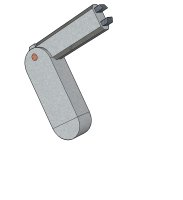
#> input picture ceng443-OOP/the2/images/Arm.jpg, 183 x 200 px
$ python the1_part2.py ../../ceng443-OOP/the2/images/Arm.jpg
#> lines starting #> are read from the running program, lines starting #| are printed output that depends on the picture
#> in main, image is the input picture: shape (200, 183, 3); mean R, G, B 240.2, 240.8, 241.1
## Group members
## Seda Civelek 2237147
## Kağan Erdoğan 2098986
import sys
import matplotlib.image as img
import numpy as np
import matplotlib.pyplot as plt

def convolution(image,filt):
    height = image.shape[0]
#> height = 200
    width = image.shape[1]
#> width = 183
    filth = filt.shape[0]
    filtw = filt.shape[1]
    newimage  = np.zeros((height+filth-1,width+filtw-1,3))
    conimage = np.zeros_like(image)
    index = int((filth-1)/2)
    for h in range(image.shape[0]):
        for w in range(image.shape[1]):
            newimage[h+index,w+index,0] = image[h,w,0]
            newimage[h+index,w+index,1] = image[h,w,1]
            newimage[h+index,w+index,2] = image[h,w,2]
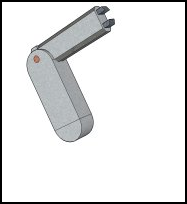
#> newimage: shape (204, 187, 3) float64; mean R, G, B 230.5, 231, 231.3
    for y in range(conimage.shape[0]):
        for x in range(conimage.shape[1]):
            imsize = np.size(newimage[y:y+filth,x:x+filtw,0])
            fsize = np.size(filt)
            if imsize == fsize:
                conimage[y,x,0] = np.sum(filt*newimage[y:y+filth,x:x+filtw,0])
                conimage[y,x,1] = np.sum(filt*newimage[y:y+filth,x:x+filtw,1])
                conimage[y,x,2] = np.sum(filt*newimage[y:y+filth,x:x+filtw,2])
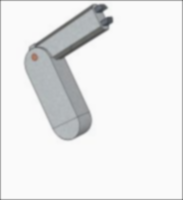
#> conimage: shape (200, 183, 3); mean R, G, B 233.6, 234.1, 234.5
    return conimage

def gaussianSmoothing(k,sigma):
    k = int(k)
    x,y = np.mgrid[-k:k+1,-k:k+1]
    gaussian = (1/((2.0 * np.pi)*sigma**2))*np.exp((-(x**2+y**2)/(2*sigma**2)))
    return gaussian
def sobelFilter(image):
    kh = np.array([[1, 2, 1], [0, 0, 0], [-1, -2, -1]])
    kv = np.array([[1, 2, 1], [0, 0, 0], [-1, -2, -1]])
    gh = convolution(image,kh)
#> after the loop in convolution (call 2), `for h in range(image.shape[0]):`:
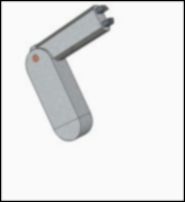
#> newimage: shape (202, 185, 3) float64; mean R, G, B 228.8, 229.3, 229.6
#> after the loop in convolution (call 2), `for y in range(conimage.shape[0]):`:
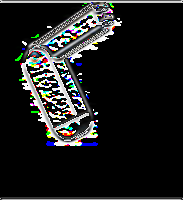
#> conimage: shape (200, 183, 3); mean R, G, B 30.7, 31.3, 31.2
    gv = convolution(image,kv)
    magn = np.hypot(gh,gv)
    magn = magn/magn.max()*255
    theta = np.rad2deg(np.arctan2(gh,gv))
    theta += 180
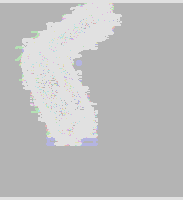
#> theta: shape (200, 183, 3) float16; mean R, G, B 190.9, 191.1, 191.1
    return (magn,theta,gh,gv)

def nonMaxSuppression(image,direction):
    height = image.shape[0]
#> height = 200
    width = image.shape[1]
#> width = 183
    newimage = np.zeros((height,width,3))
    angle= 180
    for y in range(1,height-1):
        for x in range(1,width-1):
            q0 = 255
            q1 = 255
            q2 = 255
            r0 = 255
            r1 = 255
            r2 = 255
            if(0<=direction[y,x,0]<angle/8) or (15*angle/8<=direction[y,x,0]<=2*angle):
                q0=image[y,x-1,0]
                r0=image[y,x+1,0]
            elif (angle/8 <= direction[y,x,0] < 3*angle/8) or (9*angle/8<=direction[y,x,0]<11*angle/8):
                q0 =image[y+1,x-1,0]
                r0 =image[y-1,x+1,0]
            elif (3*angle/8 <= direction[y,x,0] < 5*angle/8) or (11*angle/8<=direction[y,x,0]<13*angle/8):
                q0 = image[y-1,x,0]
                r0 = image[y+1,x,0]
            else:
                q0 = image[y-1,x-1,0]
                r0 = image[y+1,x+1,0]
            if (image[y,x,0]>=q0) and (image[y,x,0]>=r0):
                newimage[y,x,0]=image[y,x,0]
            else:
                newimage[y,x,0]=0

            if(0<=direction[y,x,1]<angle/8) or (15*angle/8<=direction[y,x,1]<=2*angle):
                q1=image[y,x-1,1]
                r1=image[y,x+1,1]
            elif (angle/8 <= direction[y,x,1] < 3*angle/8) or (9*angle/8<=direction[y,x,1]<11*angle/8):
                q1 =image[y+1,x-1,1]
                r1 =image[y-1,x+1,1]
            elif (3*angle/8 <= direction[y,x,1] < 5*angle/8) or (11*angle/8<=direction[y,x,1]<13*angle/8):
                q1 = image[y-1,x,1]
                r1 = image[y+1,x,1]
            else:
                q1 = image[y-1,x-1,1]
                r1 = image[y+1,x+1,1]
            if (image[y,x,0]>=q1) and (image[y,x,0]>=r1):
                newimage[y,x,1]=image[y,x,1]
            else:
                newimage[y,x,1]=0

            if(0<=direction[y,x,2]<angle/8) or (15*angle/8<=direction[y,x,2]<=2*angle):
                q2=image[y,x-1,2]
                r2=image[y,x+1,2]
            elif (angle/8 <= direction[y,x,2] < 3*angle/8) or (9*angle/8<=direction[y,x,2]<11*angle/8):
                q2 =image[y+1,x-1,2]
                r2 =image[y-1,x+1,2]
            elif (3*angle/8 <= direction[y,x,2] < 5*angle/8) or (11*angle/8<=direction[y,x,2]<13*angle/8):
                q2 = image[y-1,x,2]
                r2 = image[y+1,x,2]
            else:
                q2 = image[y-1,x-1,2]
                r2 = image[y+1,x+1,2]
            if (image[y,x,2]>=q2) and (image[y,x,2]>=r2):
                newimage[y,x,2]=image[y,x,2]
            else:
                newimage[y,x,2]=0
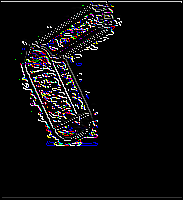
#> newimage: shape (200, 183, 3) float64; mean R, G, B 14, 12.8, 14.3

    return newimage
def doubleThreshold(image,low,high,weak):
#> called with low = 5, high = 20, weak = 25
    newimg = np.zeros((image.shape[0],image.shape[1],3))
    strong = 255
    newimg = np.where(image >= high, strong , newimg)
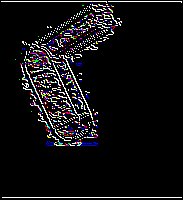
#> newimg: shape (200, 183, 3) float64; mean R, G, B 16.9, 15.7, 17.2
    newimg = np.where((image<=high)&(image>=low),weak,newimg)
    return newimg
def hysteresis(img):
    height = img.shape[0]
#> height = 200
    width = img.shape[1]
#> width = 183
    for y in range(1,height-1):
        for x in range(1,width-1):
            if(img[y,x,0]==25):
                if(img[y+1,x-1,0]==255)or (img[y+1,x,0]==255) or (img[y+1,x+1,0]==255)or (img[y,x-1,0]==255) or (img[y,x+1,0]==255) or (img[y-1,x-1,0]==255) or (img[y-1,x,0]==255) or (img[y-1,x+1,0]==255):
                    img[y,x,0] = 255
                else:
                    img[y,x,0] = 0
            if(img[y,x,1]==25):
                if(img[y+1,x-1,1]==255)or (img[y+1,x,1]==255) or (img[y+1,x+1,1]==255)or (img[y,x-1,1]==255) or (img[y,x+1,1]==255) or (img[y-1,x-1,1]==255) or (img[y-1,x,1]==255) or (img[y-1,x+1,1]==255):
                    img[y,x,1] = 255
                else:
                    img[y,x,1] = 0
            if(img[y,x,0]==25):
                if(img[y+1,x-1,2]==255)or (img[y+1,x,2]==255) or (img[y+1,x+1,2]==255)or (img[y,x-1,2]==255) or (img[y,x+1,2]==255) or (img[y-1,x-1,2]==255) or (img[y-1,x,2]==255) or (img[y-1,x+1,2]==255):
                    img[y,x,2] = 255
                else:
                    img[y,x,2] = 0
    return img


def CannyEdge(image):
    g = gaussianSmoothing(2,1) #size = 2k+1 first parameter is k, second is sigma
    newimage =convolution(image,g)
    sobelmag, sobeltheta, gh,gv= sobelFilter(newimage)
    nonmax = nonMaxSuppression(sobelmag,sobeltheta)
    tresh = doubleThreshold(nonmax,5,20,25)
    last = hysteresis(tresh)
    last= last.astype(np.uint8)
    return last

def main(argv):
    image = img.imread(argv[1])
    name = argv[1][:2]
    laplacian = np.array([[-1, -1, -1], [-1, 8, -1], [-1, -1, -1]])
    cannyEdge = CannyEdge(image)
    img.imsave(name+"cannyedge.png",cannyEdge)
if __name__ =="__main__":
    main(sys.argv)
